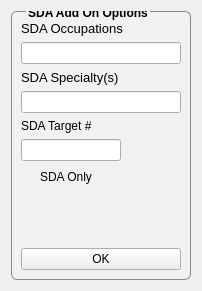
<?xml version="1.0" encoding="UTF-8"?>
<ui version="4.0">
 <class>Form</class>
 <widget class="QWidget" name="Form">
  <property name="geometry">
   <rect>
    <x>0</x>
    <y>0</y>
    <width>198</width>
    <height>291</height>
   </rect>
  </property>
  <property name="windowTitle">
   <string>Form</string>
  </property>
  <layout class="QGridLayout" name="gridLayout">
   <item row="0" column="0">
    <widget class="QGroupBox" name="sdaAddON">
     <property name="styleSheet">
      <string notr="true">QGroupBox {
font-weight: bold;
border: 1.4px solid rgb(110, 110, 110, 200);
border-radius: 6px;
background: rgb(248, 248, 255, 70);
margin-top: 0.5em;
}

QGroupBox::title {
top: -5px;
left: 15px
}

QLabel {

background: rgb(248, 248, 255, 0);
}

QCheckBox {

color: black;
background: rgb(248, 248, 255, 0);
}</string>
     </property>
     <property name="title">
      <string>SDA Add On Options</string>
     </property>
     <layout class="QVBoxLayout" name="verticalLayout_2">
      <item>
       <widget class="QLabel" name="label_24">
        <property name="font">
         <font>
          <pointsize>10</pointsize>
         </font>
        </property>
        <property name="text">
         <string>SDA Occupations</string>
        </property>
       </widget>
      </item>
      <item>
       <widget class="QLineEdit" name="sdaOcc_line_edit2">
        <property name="sizePolicy">
         <sizepolicy hsizetype="Expanding" vsizetype="Fixed">
          <horstretch>0</horstretch>
          <verstretch>0</verstretch>
         </sizepolicy>
        </property>
        <property name="minimumSize">
         <size>
          <width>160</width>
          <height>0</height>
         </size>
        </property>
        <property name="maximumSize">
         <size>
          <width>115</width>
          <height>16777215</height>
         </size>
        </property>
        <property name="mouseTracking">
         <bool>false</bool>
        </property>
        <property name="text">
         <string/>
        </property>
       </widget>
      </item>
      <item>
       <widget class="QLabel" name="label_13">
        <property name="font">
         <font>
          <pointsize>10</pointsize>
         </font>
        </property>
        <property name="text">
         <string>SDA Specialty(s)</string>
        </property>
       </widget>
      </item>
      <item>
       <widget class="QLineEdit" name="sdaSpec_line_edit2">
        <property name="sizePolicy">
         <sizepolicy hsizetype="Expanding" vsizetype="Fixed">
          <horstretch>0</horstretch>
          <verstretch>0</verstretch>
         </sizepolicy>
        </property>
        <property name="minimumSize">
         <size>
          <width>160</width>
          <height>0</height>
         </size>
        </property>
        <property name="maximumSize">
         <size>
          <width>115</width>
          <height>16777215</height>
         </size>
        </property>
        <property name="mouseTracking">
         <bool>false</bool>
        </property>
        <property name="text">
         <string/>
        </property>
       </widget>
      </item>
      <item>
       <widget class="QLabel" name="label_4">
        <property name="text">
         <string>SDA Target #</string>
        </property>
       </widget>
      </item>
      <item>
       <widget class="QLineEdit" name="sdaTarget_lineEdit">
        <property name="maximumSize">
         <size>
          <width>100</width>
          <height>16777215</height>
         </size>
        </property>
       </widget>
      </item>
      <item>
       <widget class="QCheckBox" name="sdaOnly_checkBox2">
        <property name="text">
         <string>SDA Only</string>
        </property>
       </widget>
      </item>
      <item>
       <spacer name="verticalSpacer">
        <property name="orientation">
         <enum>Qt::Vertical</enum>
        </property>
        <property name="sizeHint" stdset="0">
         <size>
          <width>20</width>
          <height>40</height>
         </size>
        </property>
       </spacer>
      </item>
      <item>
       <widget class="QPushButton" name="submitSDA_pushButton">
        <property name="text">
         <string>OK</string>
        </property>
       </widget>
      </item>
     </layout>
    </widget>
   </item>
  </layout>
 </widget>
 <resources/>
 <connections/>
</ui>
